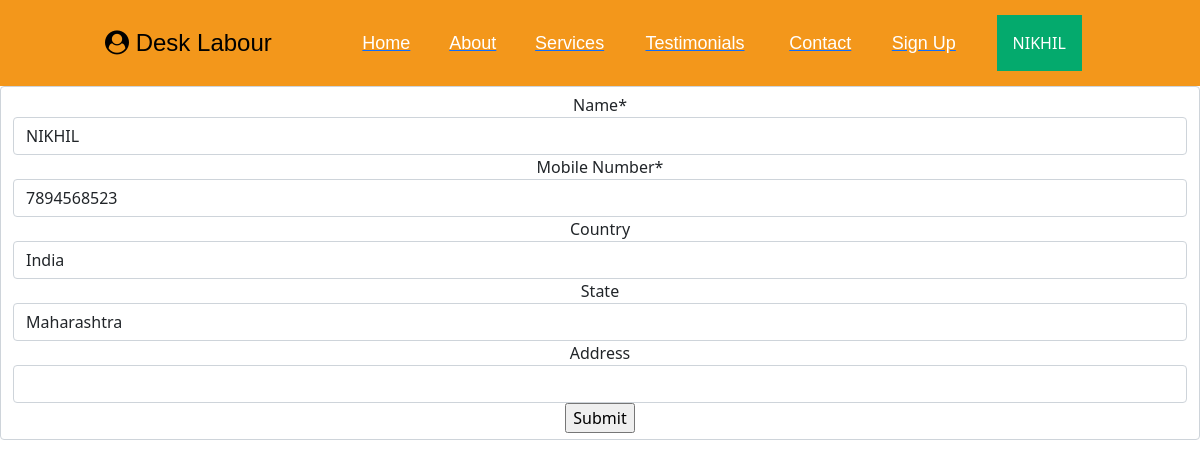
The page /edit_prof_eng (signed in) on the database its author committed.
### accounts/models.py (models this page shows, shortened)
class User(AbstractBaseUser, PermissionsMixin):
    full_name       = models.CharField(_('full name'), max_length=30)
    email           = models.EmailField(_('email address'), unique=True,blank=True)
    phone_no        = models.CharField(_("Phone no"),max_length=10,unique=True)
    is_staff        = models.BooleanField(_('staff status'), default=False)
    is_active       = models.BooleanField(_('active'), default=True)
    date_joined     = models.DateTimeField(_('date joined'),default=timezone.now)
    is_engineer    = models.BooleanField(_('engineer'), default=False)
    is_labour     = models.BooleanField(_('labour'), default=False)
    objects = CustomUserManager()
    USERNAME_FIELD = 'phone_no'
    REQUIRED_FIELDS = ['full_name',]
    class Meta:
        verbose_name = _('user')
        verbose_name_plural = _('users')

class Engineer(models.Model):
    user        = models.OneToOneField(User, on_delete=models.CASCADE)
    name        = models.CharField(_('NAME'), max_length=50, null=True, blank=True)
    country     = models.CharField(max_length=40, null=True, blank=True)
    state       = models.CharField(max_length=40, null=True, blank=True)
    address     = models.CharField(_('company address'), max_length=120, null=True, blank=True)
    class Meta:
        verbose_name_plural = 'Engineer'

### accounts/views.py (the view)
# urls.py: path('edit_prof_eng',UpdateProfileEngineer,name='edit_prof__eng'),
def UpdateProfileEngineer(request):
    user = User.objects.get(pk=request.user.id)
    engg = Engineer.objects.get(user = request.user.id)
    engg_id = engg.id
    print("Engineer  ID : {}".format(engg_id))
    print("Engineer user ID : {}".format(engg.id))
    if engg and engg_id:
        if request.method=='POST':
            e_form = EngProfileform(request.POST,instance=engg)
            ue_form = UpdateUserForm(request.POST,instance=user)
            if e_form.is_valid() and ue_form.is_valid():
                e_form.save()
                ue_form.save()
                messages.success(request, "Your profile has been updated! {}".format(request.user))
                return redirect('home')
        else:
            e_form = EngProfileform(instance=engg)
            ue_form = UpdateUserForm(instance=user)
    context = {'e_form':e_form,'ue_form':ue_form,'engg':engg,'engg_id':engg_id}
    return render(request, 'update_profile.html', context)

### accounts/forms.py
class EngProfileform(forms.ModelForm):
    class Meta:
        model = Engineer
        fields = ['country','state','address']
        labels = {'country':'Country','state':'State','address':'Address'}

class UpdateUserForm(forms.ModelForm):
    class Meta:
        model = User
        fields =['full_name','phone_no']
        labels = {'full_name':'Name','phone_no':'Mobile Number',}

### templates/update_profile.html (shortened to what this page needs)
{% extends 'index.html' %}
{% block content %}
{% load crispy_forms_tags %}
{% if request.user.is_authenticated %}
{%if labr_id and labr_uid %}
<form class="form-control text-center" action="{% url 'edit_prof' %}" method="post">
    {% csrf_token %}
    <h3 class='text-center'>USER DETAILS</h3>
    {{ u_form|crispy }}
    {{p_form|crispy}}
    <input type="submit" value="Submit">
</form>
{% else %}
<form class="form-control text-center" action='/edit_prof_eng' method="post">
    {{ue_form|crispy}}
    {{e_form|crispy}}
    <input type="submit" value="Submit">
</form>
{% endif %}
{% endif %}
{% endblock %}

### templates/index.html (shortened to what this page needs)
<!DOCTYPE html>
<html lang="en">
<head>
    <link href="https://stackpath.bootstrapcdn.com/font-awesome/4.7.0/css/font-awesome.min.css" rel="stylesheet">
    <link href="https://cdn.jsdelivr.net/npm/bootstrap@5.0.1/dist/css/bootstrap.min.css" rel="stylesheet"
>
</head>
<body>
    <table id="header" border="0" width="100%" cellpadding="0" cellspacing="0" bgcolor="#f3971b">
        <tr>
            <td>
                <table border="0" width="85%" cellpadding="15" cellspacing="0" align="center">
                    <tr>
                        <td>
                            <font face="arial" color="#000000" size="5">
                                <span class="fa fa-user-circle" aria-hidden="true"></span>
                                Desk Labour
                            </font>
                        </td>
                        <td>
                        </td>
                        <td>
                            <a href="{% url 'home' %}">
                                <font face="arial" color="#ffffff" size="4">Home</font>
                            </a>
                        </td>
                        <td>
                            <a href="#about">
                                <font face="arial" color="#ffffff" size="4">About</font>
                            </a>
                        </td>
                        <td>
                            <a href="#services">
                                <font face="arial" color="#ffffff" size="4">Services</font>
                            </a>
                        </td>
                        <td>
                            <a href="#testimonial">
                                <font face="arial" color="#ffffff" size="4">Testimonials</font>
                            </a>
                        </td>
                        <td>
                            <a href="#contact">
                                <font face="arial" color="#ffffff" size="4">Contact</font>
                            </a>
                        </td>
                        <td>
                            <a href="/eng_lab">
                                <font face="arial" color="#ffffff" size="4">Sign Up</font>
                            </a>
                        </td>
                        <td>
                            {% if request.user.is_authenticated %}
                        <div class="dropdown">
                            <button class="dropbtn">{{request.user.full_name}}</button>
                                {% else %}
                                <a href="{% url 'login' %}">
                                    <font face="arial" color="#ffffff" size="4">Login</font>
                                </a>
                            </div>
                        </div>
                        {% endif %}
                        </td>
                    </tr>
                </table>
            </td>
        </tr>
    </table>
        {% block content %}
        {% endblock %}
</body>
</html>

### templates/index.html (style rules this page uses)
.dropbtn { background-color: #04AA6D; color: white; padding: 16px; font-size: 16px; border: none; }
.dropdown { position: relative; display: inline-block; }

### rows shown on the page
User: user.full_name "NIKHIL", full_name "NIKHIL", phone_no "7894568523"
Engineer: country "India", state "Maharashtra"
